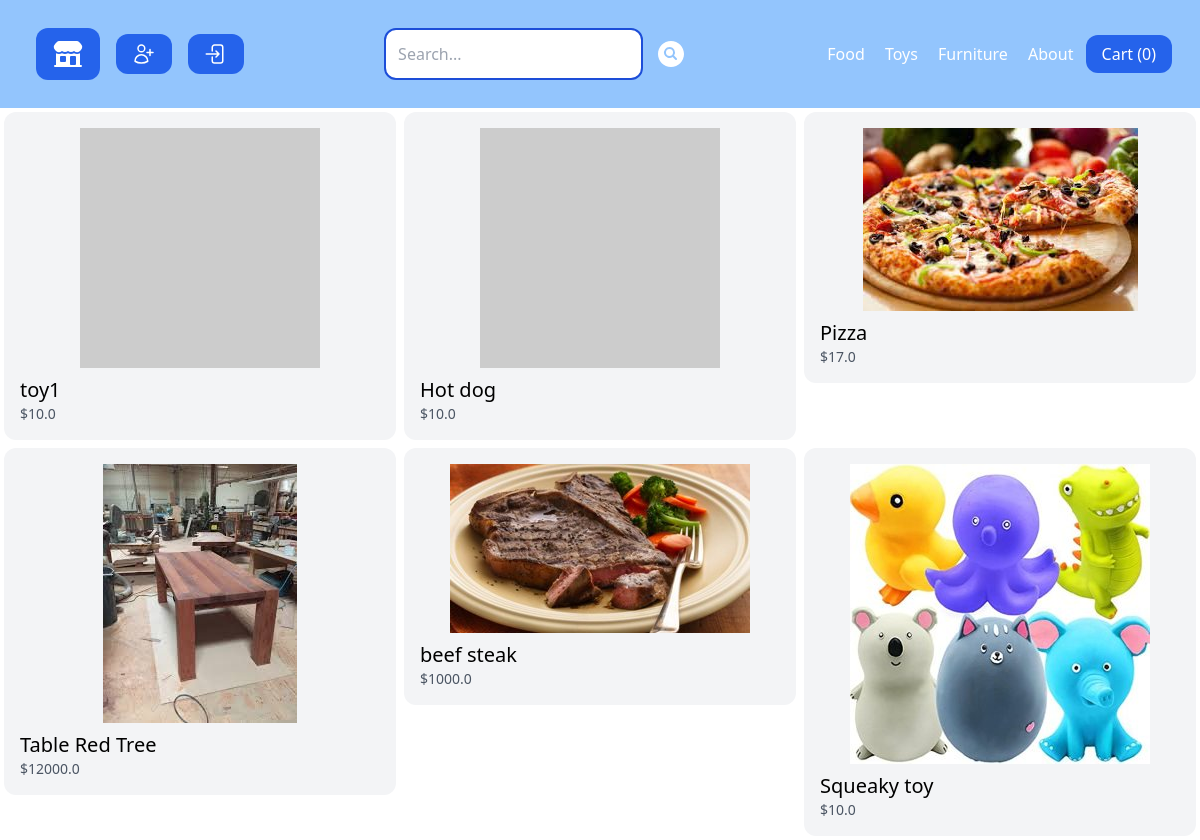
The page / on the database its author committed.
### store/models.py (models this page shows, shortened)
class Category(models.Model):
    title = models.CharField(max_length = 50)
    slug = models.SlugField(max_length = 50)  # url representation field
    class Meta:
        verbose_name_plural = 'Categories'

class Product(models.Model):
    DRAFT = 'draft'
    WAITING_APPROVAL = 'waitingapproval'
    ACTIVE = 'active'
    DELETED = 'deleted'
    STATUS_CHOICES = (
        (DRAFT, 'Draft'),
        (WAITING_APPROVAL, 'Waiting Approval'),
        (ACTIVE, 'Active'),
        (DELETED,'Deleted'),
    )
    user = models.ForeignKey(User, related_name = 'products',on_delete = models.CASCADE)
    category = models.ForeignKey(Category, related_name='products', on_delete = models.CASCADE)
    title = models.CharField(max_length=50)
    slug = models.SlugField(max_length=50)
    description = models.TextField(blank=True)
    price = models.IntegerField()
    image = models.ImageField(upload_to='uploads/product_images/', blank=True, null=True)
    thumbnails = models.ImageField(upload_to='uploads/product_images/thumbnail/', blank=True, null=True)
    created_at = models.DateTimeField(auto_now_add = True)
    updated_at = models.DateTimeField(auto_now = True)
    status = models.CharField(max_length=50, choices=STATUS_CHOICES, default=ACTIVE)
    class Meta:
        ordering=('-created_at',) # put items in oder they was created
    def get_display_price(self):
        return self.price/100
    def get_thumbnail(self):
        if self.thumbnails:
            return self.thumbnails.url
        else:
            if self.image:
                self.thumbnails = self.make_thumbnail(self.image)
                self.save()
                return self.thumbnails.url
            else:
                return 'http://via.placeholder.com/240x240'

### core/views.py (the view)
# urls.py: path('',frontpage, name='frontpage'),
def frontpage(request):
    products = Product.objects.filter(status = Product.ACTIVE)[0:6] # show only first six items
    return render(request, 'core/frontpage.html', {
        'products':products
    })

### store/cart.py (called while the page is built)
    def __len__(self):
        return sum(item['quantity'] for item in self.cart.values())

### store/context_processors.py (called while the page is built)
def cart(request):
    return {'cart':Cart(request)}

### store/templatetags/menu.py (called while the page is built)
@register.inclusion_tag('core/menu.html') # we need add the menu.html
def menu():
    categories = Category.objects.all()
    return {'categories':categories}

### core/templates/core/frontpage.html (shortened to what this page needs)
{% extends 'core/base.html' %}
{% block content %}
{% include 'store/partials/products.html' %}
{%endblock%}

### core/templates/core/menu.html
{% for category in categories %}
<a
  href="{%url 'category_detail' category.slug %}"
  class="p-2 text-white hover:bg-blue-500 rounded-xl"
  >{{category.title}}</a
>
{%endfor%}
<a href="{% url 'about' %}" class="p-2 text-white hover:bg-blue-500 rounded-xl">
  About
</a>

### store/templates/store/partials/products.html
<div class="flex flex-wrap">
  {% for product in products %}
  <div class="product w-1/3 p-1">
    <div class="p-4 bg-gray-100 rounded-xl">
      <a href="{% url 'product_detail' product.category.slug product.slug %}">
        <div class="image">
          <img
            class="mx-auto"
            src="{{product.get_thumbnail }}"
            alt="{{product.title}}"
          />
        </div>
        <h2 class="mt-2 text-xl">{{product.title}}</h2>
        <p class="text-sm text-gray-600">${{product.get_display_price}}</p>
      </a>
    </div>
  </div>
  {% endfor %}
</div>

### rows shown on the page
Category: title "Food"
Category: title "Toys"
Category: title "Furniture"
Product: title "toy1", get_display_price "10.0"
Product: title "Hot dog", get_display_price "10.0"
Product: get_thumbnail (picture), title "Pizza", get_display_price "17.0"
Product: get_thumbnail (picture), title "Table Red Tree", get_display_price "12000.0"
Product: get_thumbnail (picture), title "beef steak", get_display_price "1000.0"
Product: get_thumbnail (picture), title "Squeaky toy", get_display_price "10.0"

### other values the page prints
{{ cart|length }} "0"
